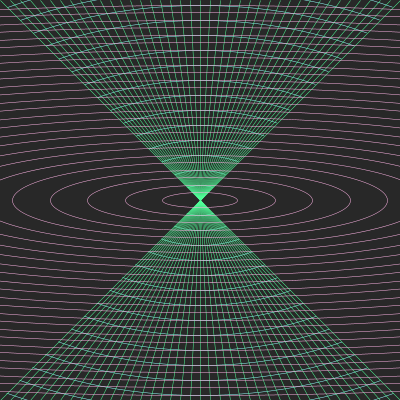
Frame 1 (no input)
Frame 60 (the mouse pressed at the canvas centre just before this capture): identical to frame 1, image omitted
Frame 120 (the mouse held since frame 60 and released just before this capture): identical to frame 1, image omitted

The Processing sketch that drew this single still picture (run headless with seeded random() and noise(); from frame 60 on, the mouse is pressed at the canvas centre):

// Processing sketch: Lines_C
// ── Lines_C.pde
void setup() {
    size(400,400);
    background(40);
    
// 3. veritcal circle lines
    stroke(150, 255, 255);
    strokeWeight(.5);
    noFill();
    for (int a = 0; a <= 400; a = a+10) {
        ellipse(width/2, height/2, 5*a, 3*a);
    }
    
// 4. triangles
    fill(40);
    noStroke();
    triangle(0, 0, width/2, height/2, 0, height);
    triangle(width, 0, width/2, height/2, width, height);
    
// 5. cone lines and vertical lines 
    stroke(80, 255, 153);
    noFill();
    for (int i = 0; i <= 400; i = i+10) {
        line(width/2, height/2, i, 0);
        line(width/2, height/2, i, height);
    }
    
// 6. horizontal shockwaves
    stroke(255, 180, 230);
    strokeWeight(.5);
    noFill();
    for (int b = 0; b <= 400; b = b+15) {
        ellipse(width/2, height/2, 5*b, b);
    }


   }
    
void draw() {
    save("Lines_C.png");
}
